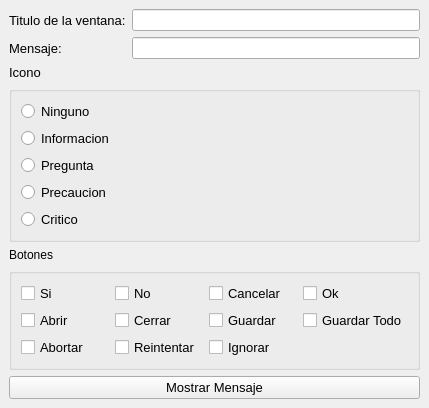
<?xml version="1.0" encoding="UTF-8"?>
<ui version="4.0">
 <class>MainWindow</class>
 <widget class="QMainWindow" name="MainWindow">
  <property name="geometry">
   <rect>
    <x>0</x>
    <y>0</y>
    <width>429</width>
    <height>355</height>
   </rect>
  </property>
  <property name="windowTitle">
   <string>MainWindow</string>
  </property>
  <widget class="QWidget" name="centralwidget">
   <layout class="QVBoxLayout" name="verticalLayout">
    <item>
     <layout class="QFormLayout" name="formLayout">
      <item row="0" column="0">
       <widget class="QLabel" name="label">
        <property name="font">
         <font>
          <pointsize>10</pointsize>
         </font>
        </property>
        <property name="text">
         <string>Titulo de la ventana:</string>
        </property>
       </widget>
      </item>
      <item row="0" column="1">
       <widget class="QLineEdit" name="titulo"/>
      </item>
      <item row="1" column="0">
       <widget class="QLabel" name="label_2">
        <property name="font">
         <font>
          <pointsize>10</pointsize>
         </font>
        </property>
        <property name="text">
         <string>Mensaje:</string>
        </property>
       </widget>
      </item>
      <item row="1" column="1">
       <widget class="QLineEdit" name="mensaje"/>
      </item>
     </layout>
    </item>
    <item>
     <widget class="QLabel" name="label_3">
      <property name="font">
       <font>
        <pointsize>10</pointsize>
       </font>
      </property>
      <property name="text">
       <string>Icono</string>
      </property>
     </widget>
    </item>
    <item>
     <widget class="QGroupBox" name="groupBox">
      <property name="title">
       <string/>
      </property>
      <layout class="QVBoxLayout" name="verticalLayout_2">
       <item>
        <widget class="QRadioButton" name="rb_ninguno">
         <property name="font">
          <font>
           <pointsize>10</pointsize>
          </font>
         </property>
         <property name="text">
          <string>Ninguno</string>
         </property>
        </widget>
       </item>
       <item>
        <widget class="QRadioButton" name="rb_info">
         <property name="font">
          <font>
           <pointsize>10</pointsize>
          </font>
         </property>
         <property name="text">
          <string>Informacion</string>
         </property>
        </widget>
       </item>
       <item>
        <widget class="QRadioButton" name="rb_pregunta">
         <property name="font">
          <font>
           <pointsize>10</pointsize>
          </font>
         </property>
         <property name="text">
          <string>Pregunta</string>
         </property>
        </widget>
       </item>
       <item>
        <widget class="QRadioButton" name="rb_precaucion">
         <property name="font">
          <font>
           <pointsize>10</pointsize>
          </font>
         </property>
         <property name="text">
          <string>Precaucion</string>
         </property>
        </widget>
       </item>
       <item>
        <widget class="QRadioButton" name="rb_critico">
         <property name="font">
          <font>
           <pointsize>10</pointsize>
          </font>
         </property>
         <property name="text">
          <string>Critico</string>
         </property>
        </widget>
       </item>
      </layout>
     </widget>
    </item>
    <item>
     <widget class="QLabel" name="label_4">
      <property name="text">
       <string>Botones</string>
      </property>
     </widget>
    </item>
    <item>
     <widget class="QGroupBox" name="groupBox_2">
      <property name="title">
       <string/>
      </property>
      <layout class="QGridLayout" name="gridLayout">
       <item row="1" column="0">
        <widget class="QCheckBox" name="abrir">
         <property name="font">
          <font>
           <pointsize>10</pointsize>
          </font>
         </property>
         <property name="text">
          <string>Abrir</string>
         </property>
        </widget>
       </item>
       <item row="1" column="4">
        <widget class="QCheckBox" name="guardar_todo">
         <property name="font">
          <font>
           <pointsize>10</pointsize>
          </font>
         </property>
         <property name="text">
          <string>Guardar Todo</string>
         </property>
        </widget>
       </item>
       <item row="1" column="2">
        <widget class="QCheckBox" name="guardar">
         <property name="font">
          <font>
           <pointsize>10</pointsize>
          </font>
         </property>
         <property name="text">
          <string>Guardar</string>
         </property>
        </widget>
       </item>
       <item row="0" column="1">
        <widget class="QCheckBox" name="no">
         <property name="font">
          <font>
           <pointsize>10</pointsize>
          </font>
         </property>
         <property name="text">
          <string>No</string>
         </property>
        </widget>
       </item>
       <item row="0" column="2">
        <widget class="QCheckBox" name="cancelar">
         <property name="font">
          <font>
           <pointsize>10</pointsize>
          </font>
         </property>
         <property name="text">
          <string>Cancelar</string>
         </property>
        </widget>
       </item>
       <item row="0" column="0">
        <widget class="QCheckBox" name="si">
         <property name="font">
          <font>
           <pointsize>10</pointsize>
          </font>
         </property>
         <property name="text">
          <string>Si</string>
         </property>
        </widget>
       </item>
       <item row="0" column="4">
        <widget class="QCheckBox" name="ok">
         <property name="font">
          <font>
           <pointsize>10</pointsize>
          </font>
         </property>
         <property name="text">
          <string>Ok</string>
         </property>
        </widget>
       </item>
       <item row="1" column="1">
        <widget class="QCheckBox" name="cerrar">
         <property name="font">
          <font>
           <pointsize>10</pointsize>
          </font>
         </property>
         <property name="text">
          <string>Cerrar</string>
         </property>
        </widget>
       </item>
       <item row="2" column="0">
        <widget class="QCheckBox" name="abortar">
         <property name="font">
          <font>
           <pointsize>10</pointsize>
          </font>
         </property>
         <property name="text">
          <string>Abortar</string>
         </property>
        </widget>
       </item>
       <item row="2" column="1">
        <widget class="QCheckBox" name="reintentar">
         <property name="font">
          <font>
           <pointsize>10</pointsize>
          </font>
         </property>
         <property name="text">
          <string>Reintentar</string>
         </property>
        </widget>
       </item>
       <item row="2" column="2">
        <widget class="QCheckBox" name="ignorar">
         <property name="font">
          <font>
           <pointsize>10</pointsize>
          </font>
         </property>
         <property name="text">
          <string>Ignorar</string>
         </property>
        </widget>
       </item>
      </layout>
     </widget>
    </item>
    <item>
     <widget class="QPushButton" name="btn_mostrar">
      <property name="font">
       <font>
        <pointsize>10</pointsize>
       </font>
      </property>
      <property name="text">
       <string>Mostrar Mensaje</string>
      </property>
     </widget>
    </item>
   </layout>
  </widget>
 </widget>
 <resources/>
 <connections/>
</ui>
